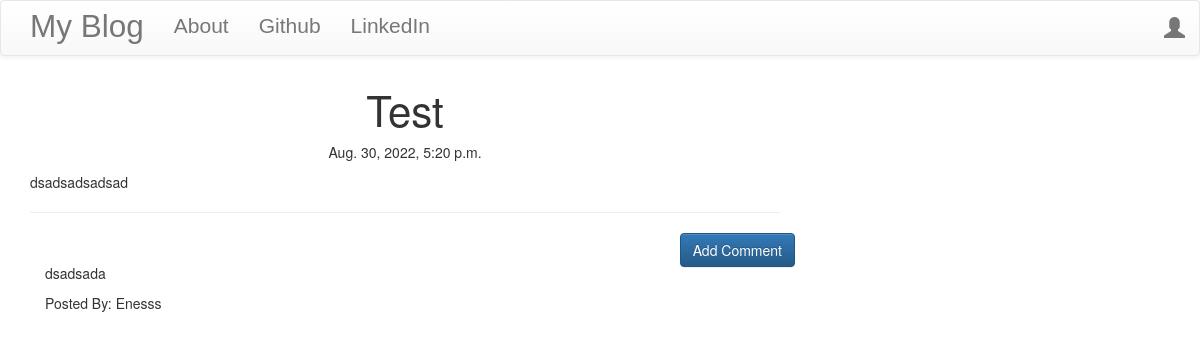
/post/1, run on the app's committed database.
### blog/models.py (models this page shows, shortened)
class Post(models.Model):
    author = models.ForeignKey('auth.User',on_delete = models.CASCADE)
    title = models.CharField(max_length=200)
    text = models.TextField()
    create_date = models.DateTimeField(default=timezone.now)
    published_date = models.DateTimeField(blank=True,null=True)

class Comment(models.Model):
    post = models.ForeignKey('blog.post',related_name='comments',on_delete = models.CASCADE)
    author = models.CharField(max_length=200)
    text = models.TextField()
    create_date = models.DateTimeField(default=timezone.now)
    approved_comment = models.BooleanField(default=False)

### blog/views.py (the view)
# urls.py: path('post/<int:pk>',views.PostDetailView.as_view(),name='post_detail'),
class PostDetailView(DetailView):
    model = Post

### blog/templates/blog/post_detail.html (shortened to what this page needs)
{% extends "blog/base.html" %}
{% block content %}
    <h1 class="posttitle loader">{{post.title}}</h1>
    {% if post.published_date %}
        <div class="date postdate">
            {{post.published_date}}
        </div>
    {% else %}
        <a class="btn btn-default" href="{% url 'post_publish' pk=post.pk %}">Publish</a>
    {% endif %}
    <p class="postcontent">{{post.text|safe|linebreaksbr}}</p>
    <hr>
    <a class="btn btn-primary btn-comment" href="{% url 'add_comment_to_post' pk=post.pk %}">Add Comment</a>
    <div class="container">
        {% for comment in post.comments.all %}
        <br>
            {% if user.is_authenticated or comment.approved_comment %}
                <p>{{comment.text|safe|linebreaks}}</p>
                <p>Posted By: {{comment.author}}</p>
            {% endif %}
            {% empty %}
            <p>No Comments!</p>
        {% endfor %}
    </div>
{% endblock %}

### blog/static/css/blog.css (style rules this page uses)
.postdate { text-align: center; }
.posttitle { font-family: 'Russo One' sans-serif; font-size: 3em; text-align: center; }
.postcontent { font-family: 'Montserrat'; font-size: 1.5em; }
.btn-comment { position: absolute; right: 0px; }

### data on the page
Post: title "Test", published_date "Aug. 30, 2022, 5:20 p.m.", text "dsadsadsadsad"
Comment: text "dsadsada", author "Enesss"
